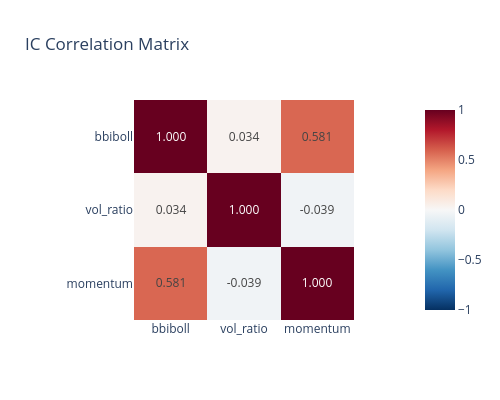

The notebook cell saved with this chart:
### Code cell
# Heatmap
fig = px.imshow(
    corr_matrix,
    x=FACTOR_NAMES, y=FACTOR_NAMES,
    color_continuous_scale="RdBu_r",
    zmin=-1, zmax=1,
    text_auto=".3f",
    title="IC Correlation Matrix",
)
fig.update_layout(height=400, width=500)
fig.show()

### Figure 1 — Plotly figure (JSON) as saved in the notebook; plotly's stock layout.template omitted (floating-point values rounded to 4 significant figures)
{"data": [{"coloraxis": "coloraxis", "hovertemplate": "x: %{x}<br>y: %{y}<br>color: %{z}<extra></extra>", "name": "0", "texttemplate": "%{z:.3f}", "type": "heatmap", "x": ["bbiboll", "vol_ratio", "momentum"], "xaxis": "x", "y": ["bbiboll", "vol_ratio", "momentum"], "yaxis": "y", "z": [[1.0, 0.03385, 0.5807], [0.03385, 1.0, -0.03911], [0.5807, -0.03911, 1.0]]}], "layout": {"coloraxis": {"cmax": 1, "cmin": -1, "colorscale": [[0, "rgb(5,48,97)"], [0.1, "rgb(33,102,172)"], [0.2, "rgb(67,147,195)"], [0.3, "rgb(146,197,222)"], [0.4, "rgb(209,229,240)"], [0.5, "rgb(247,247,247)"], [0.6, "rgb(253,219,199)"], [0.7, "rgb(244,165,130)"], [0.8, "rgb(214,96,77)"], [0.9, "rgb(178,24,43)"], [1, "rgb(103,0,31)"]]}, "height": 400, "title": {"text": "IC Correlation Matrix"}, "width": 500, "xaxis": {"anchor": "y", "constrain": "domain", "domain": [0, 1], "scaleanchor": "y"}, "yaxis": {"anchor": "x", "autorange": "reversed", "constrain": "domain", "domain": [0, 1]}}}
